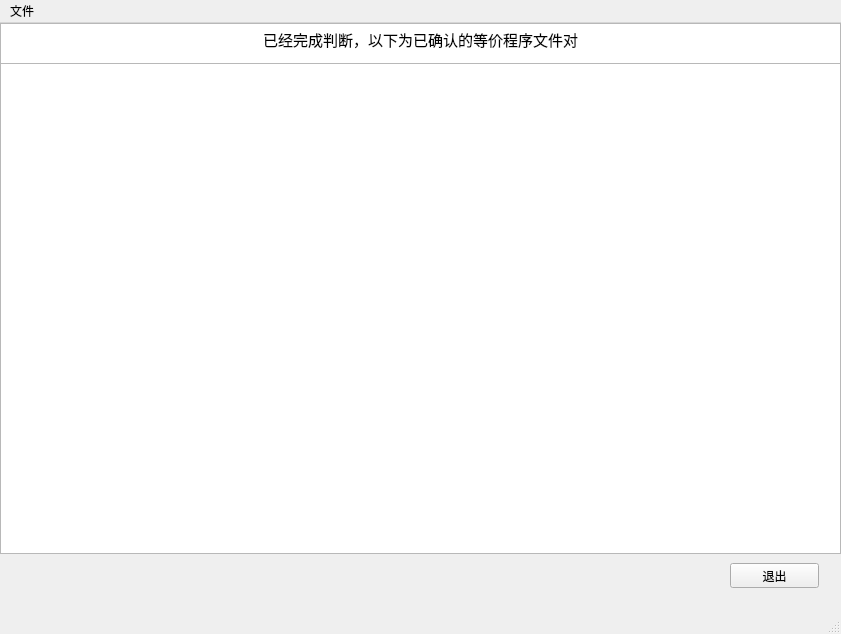
<?xml version="1.0" encoding="UTF-8"?>
<ui version="4.0">
 <class>result</class>
 <widget class="QMainWindow" name="result">
  <property name="geometry">
   <rect>
    <x>0</x>
    <y>0</y>
    <width>841</width>
    <height>634</height>
   </rect>
  </property>
  <property name="palette">
   <palette>
    <active>
     <colorrole role="WindowText">
      <brush brushstyle="SolidPattern">
       <color alpha="255">
        <red>255</red>
        <green>255</green>
        <blue>255</blue>
       </color>
      </brush>
     </colorrole>
    </active>
    <inactive>
     <colorrole role="WindowText">
      <brush brushstyle="SolidPattern">
       <color alpha="255">
        <red>255</red>
        <green>255</green>
        <blue>255</blue>
       </color>
      </brush>
     </colorrole>
    </inactive>
    <disabled>
     <colorrole role="WindowText">
      <brush brushstyle="SolidPattern">
       <color alpha="96">
        <red>164</red>
        <green>166</green>
        <blue>168</blue>
       </color>
      </brush>
     </colorrole>
    </disabled>
   </palette>
  </property>
  <property name="windowTitle">
   <string>MainWindow</string>
  </property>
  <property name="layoutDirection">
   <enum>Qt::LeftToRight</enum>
  </property>
  <widget class="QWidget" name="centralwidget">
   <widget class="QTextBrowser" name="textBrowser">
    <property name="geometry">
     <rect>
      <x>0</x>
      <y>0</y>
      <width>841</width>
      <height>41</height>
     </rect>
    </property>
    <property name="html">
     <string>&lt;!DOCTYPE HTML PUBLIC &quot;-//W3C//DTD HTML 4.0//EN&quot; &quot;http://www.w3.org/TR/REC-html40/strict.dtd&quot;&gt;
&lt;html&gt;&lt;head&gt;&lt;meta name=&quot;qrichtext&quot; content=&quot;1&quot; /&gt;&lt;style type=&quot;text/css&quot;&gt;
p, li { white-space: pre-wrap; }
&lt;/style&gt;&lt;/head&gt;&lt;body style=&quot; font-family:'Ubuntu'; font-size:11pt; font-weight:400; font-style:normal;&quot;&gt;
&lt;p align=&quot;center&quot; style=&quot; margin-top:0px; margin-bottom:0px; margin-left:0px; margin-right:0px; -qt-block-indent:0; text-indent:0px;&quot;&gt;已经完成判断，以下为已确认的等价程序文件对&lt;/p&gt;&lt;/body&gt;&lt;/html&gt;</string>
    </property>
   </widget>
   <widget class="QPushButton" name="pushButton">
    <property name="geometry">
     <rect>
      <x>730</x>
      <y>540</y>
      <width>89</width>
      <height>25</height>
     </rect>
    </property>
    <property name="text">
     <string>退出</string>
    </property>
   </widget>
   <widget class="QTableView" name="tableView">
    <property name="geometry">
     <rect>
      <x>0</x>
      <y>40</y>
      <width>841</width>
      <height>491</height>
     </rect>
    </property>
   </widget>
  </widget>
  <widget class="QMenuBar" name="menubar">
   <property name="geometry">
    <rect>
     <x>0</x>
     <y>0</y>
     <width>841</width>
     <height>28</height>
    </rect>
   </property>
   <widget class="QMenu" name="menu">
    <property name="title">
     <string>文件</string>
    </property>
    <addaction name="save_action"/>
    <addaction name="quit_action"/>
   </widget>
   <addaction name="menu"/>
  </widget>
  <widget class="QStatusBar" name="statusbar"/>
  <action name="save_action">
   <property name="text">
    <string>保存</string>
   </property>
   <property name="shortcut">
    <string>Ctrl+S</string>
   </property>
  </action>
  <action name="quit_action">
   <property name="text">
    <string>退出</string>
   </property>
   <property name="shortcut">
    <string>Ctrl+Q</string>
   </property>
  </action>
 </widget>
 <resources/>
 <connections/>
</ui>
